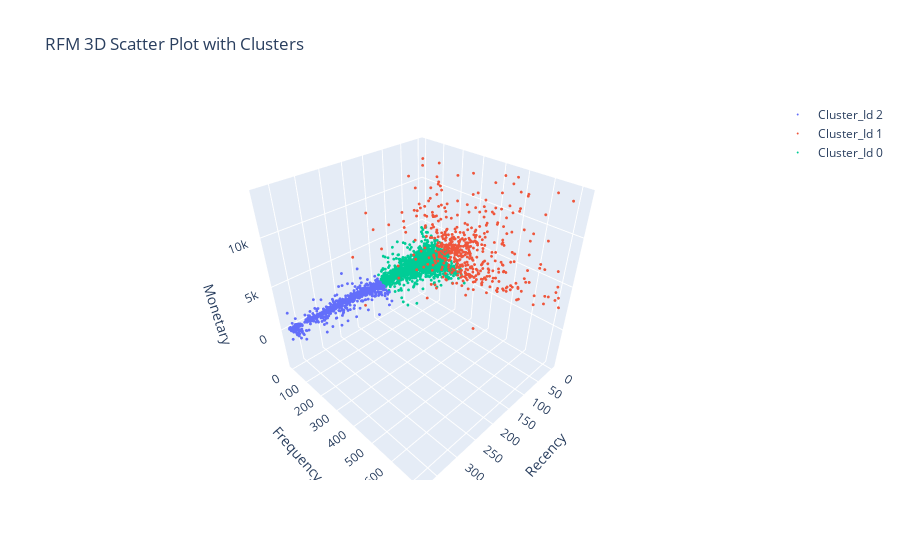

Source (notebook cell):
### Code cell
import plotly.express as px
import plotly.graph_objects as go

# 3D 산점도 그리기
fig = go.Figure()

# 각 클러스터별로 데이터를 추가
for cluster in rfm['Cluster_Id'].unique():
    cluster_data = rfm[rfm['Cluster_Id'] == cluster]
    fig.add_trace(go.Scatter3d(
        x=cluster_data['Recency'],
        y=cluster_data['Frequency'],
        z=cluster_data['Amount'],
        mode='markers',
        marker=dict(size=1),  # 점의 크기를 3으로 설정
        name=f'Cluster_Id {cluster}'
    ))

fig.update_layout(
    title='RFM 3D Scatter Plot with Clusters',
    scene=dict(
        xaxis_title='Recency',
        yaxis_title='Frequency',
        zaxis_title='Monetary'
    )
)


fig.show()

### Figure 1 — Plotly figure (JSON) as saved in the notebook; plotly's stock layout.template omitted (floating-point values rounded to 4 significant figures; data arrays with more than 128 entries replaced by an {"elided": "..."} marker saying what was removed)
{"data": [{"marker": {"size": 1}, "mode": "markers", "name": "Cluster_Id 2", "type": "scatter3d", "x": {"elided": "1068 int values"}, "y": {"elided": "1068 int values"}, "z": {"elided": "1068 float values"}}, {"marker": {"size": 1}, "mode": "markers", "name": "Cluster_Id 1", "type": "scatter3d", "x": {"elided": "499 int values"}, "y": {"elided": "499 int values"}, "z": {"elided": "499 float values"}}, {"marker": {"size": 1}, "mode": "markers", "name": "Cluster_Id 0", "type": "scatter3d", "x": {"elided": "2726 int values"}, "y": {"elided": "2726 int values"}, "z": {"elided": "2726 float values"}}], "layout": {"scene": {"xaxis": {"title": {"text": "Recency"}}, "yaxis": {"title": {"text": "Frequency"}}, "zaxis": {"title": {"text": "Monetary"}}}, "title": {"text": "RFM 3D Scatter Plot with Clusters"}}}
